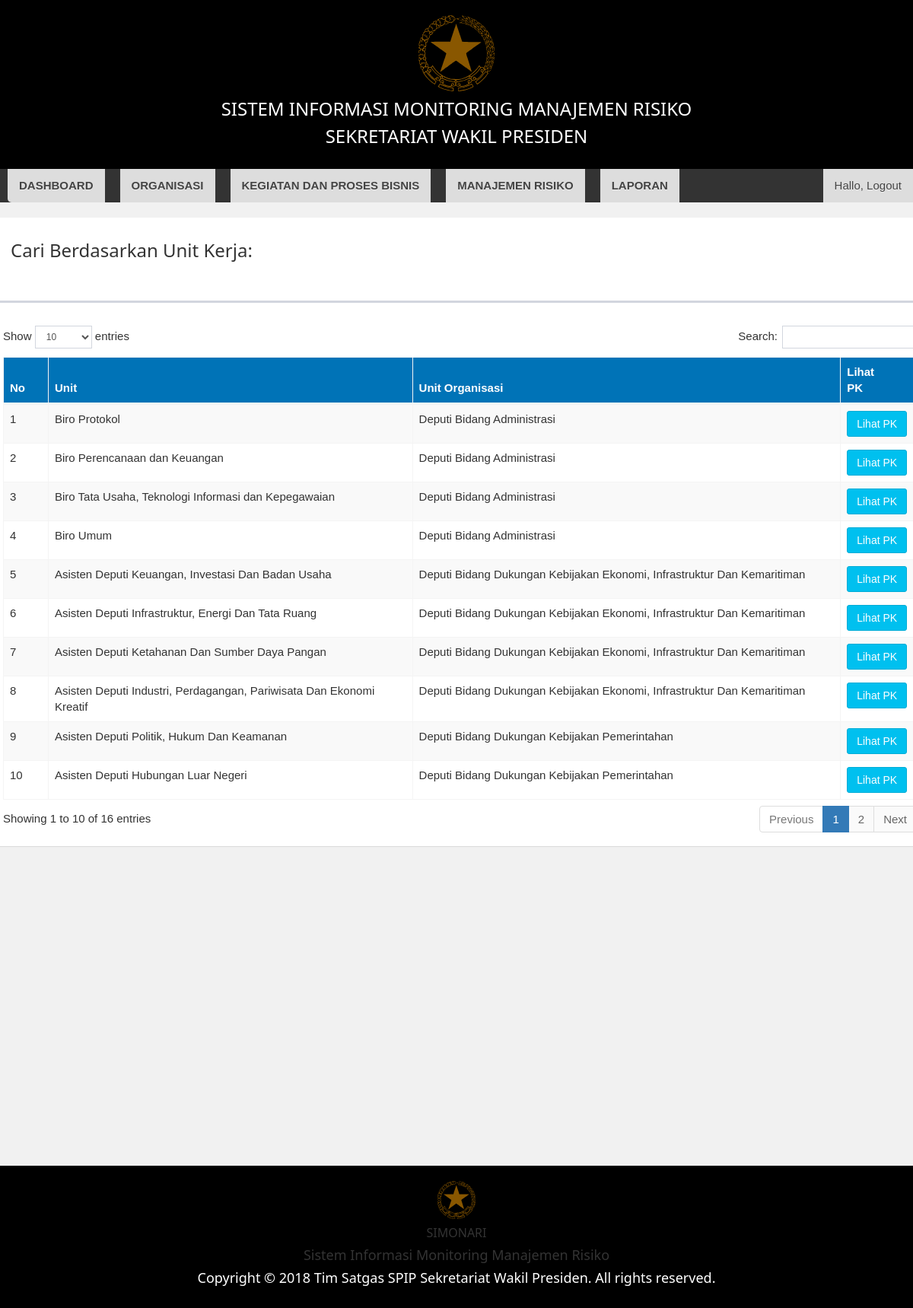
The app's page /index.php/admin/kegiatanprosesbisnis with its own data.
### tables this page shows
CREATE TABLE `tbl_unit_kerja` (
  `id_unit` int(11) NOT NULL,
  `nama_unit` varchar(225) NOT NULL,
  `sasaran` text NOT NULL,
  `iku` text NOT NULL,
  `id_unor` int(11) NOT NULL
);

CREATE TABLE `tbl_unit_org` (
  `id_unor` int(11) NOT NULL,
  `nama_unor` varchar(256) NOT NULL
);

### application/controllers/admin/Kegiatanprosesbisnis.php (called while the page is built, shortened)
<?php
class Kegiatanprosesbisnis extends CI_Controller{
  public function __construct()
  {
    $this->load->model('admin/m_unit');
    $this->load->model('admin/m_organisasi');
    $this->load->model('admin/m_prosesbisnis');
    $this->load->model('core/m_core');
    $this->load->model('admin/m_core');
  }
  function index()
  {
    $data['title'] = 'Kegiatan Dan Proses Bisnis | Simonari';
    $this->load->view('admin/include/header', $data);
    $data['show']     = $this->m_organisasi->getorganisasiunit()->result();
    $data['showunit'] = $this->m_unit->getAllunit()->result();
    $this->load->view('admin/kegiatanproses/v_kegiatanproses', $data);
    $this->load->view('admin/include/footer');
  }
}

### index.php (called while the page is built, shortened)
<?php
require_once BASEPATH.'core/CodeIgniter.php';

### application/models/admin/M_organisasi.php (called while the page is built, shortened)
<?php
class M_organisasi extends CI_Model{
  function getorganisasiunit()
  {
    $this->db->select('*');
    $this->db->from('tbl_unit_kerja');
    $this->db->join('tbl_unit_org','tbl_unit_org.id_unor = tbl_unit_kerja.id_unor');
    $this->db->order_by('tbl_unit_org.nama_unor', 'ASC');
    return $this->db->get();
  }
}

### application/views/admin/kegiatanproses/v_kegiatanproses.php (the view, shortened to what this page needs)
<div class="row">
  <div class="contentKegiatan">
    <div class="card">
      <h3 style="float:center">Cari Berdasarkan Unit Kerja:</h3>
      <br>
         </div>
         <div class="box">
                 <div class="box-header">
                 </div>
                 <div class="box-body">
                    <table id="example1" class="table table-bordered table-striped table-hover">
                      <thead>
                  <tr class="bg-blue">
                    <th>No</th>
                    <th>Unit</th>
                    <th>Unit Organisasi</th>
                    <th>Lihat PK</th>
                  </tr>
              </thead>
              <tbody>
                <?php
                $no = 1;
                foreach($show as $keyunit):?>
                <tr>
                  <td><?= $no++ ?></td>
                  <td><?= $keyunit->nama_unit ?></td>
                  <td><?= $keyunit->nama_unor ?></td>
                  <td>
                    <a href="<?= base_url('admin/kegiatanprosesbisnis/lihatpk/'.$keyunit->id_unit) ?>" class="btn btn-info">Lihat PK</a>
                  </td>
                </tr>
               <?php endforeach ?>
              </tbody>
            </table>
          </div>
          </div>
        </div>

### application/views/admin/include/header.php (shortened to what this page needs)
<!DOCTYPE html>
<html xmlns="http://www.w3.org/1999/xhtml">
<head>
  <link rel="stylesheet" href="<?= base_url().'assets1/css/bootstrap.min.css'?> ">
  <link rel="stylesheet" href="<?= base_url().'assets1/css/font-awesome.min.css'?>">
  <link rel="stylesheet" href="<?= base_url().'assets1/css/AdminLTE.min.css' ?>">
  <link rel="stylesheet" href="<?= base_url().'assets1/css/_all-skins.min.css' ?>">
  <link rel="stylesheet" href="<?= base_url().'assets1/datatables.net-bs/css/dataTables.bootstrap.min.css' ?>">
  <link rel="stylesheet" href="https://cdnjs.cloudflare.com/ajax/libs/font-awesome/4.7.0/css/font-awesome.min.css">
  <link rel="stylesheet" href="<?= base_url().'assets1/css/w3.css' ?>">
</head>
<body>
  <div class="header w3-white w3-black">
    <img src="<?= base_url().'images/logo.svg' ?> " width="100px" alt="">
    <h3>SISTEM INFORMASI MONITORING MANAJEMEN RISIKO</h3>
    <h3>SEKRETARIAT WAKIL PRESIDEN</h3>
  </div>
<div id='crouton'>
<ul>
  <div class="topnav">
    <li><a href="<?= base_url('admin/dashboard') ?>"><b>DASHBOARD</b></a></li>
    <li><a href="<?= base_url('admin/organisasi?organisasi') ?>"><b>ORGANISASI</b></a></li>
    <li><a href="<?= base_url('admin/Kegiatanprosesbisnis') ?> "><b>KEGIATAN DAN PROSES BISNIS</b></a></li>
    <li><a href="<?= base_url('admin/Manajementrisk') ?>"><b>MANAJEMEN RISIKO</b></a></li>
    <li><a href="<?= base_url('admin/laporan') ?>"><b>LAPORAN</b></a></li>
    <a onclick="return confirm('Anda Yakin Ingin Keluar ?')" href="<?= base_url('admin/login/logout') ?>" style="float:right">Hallo, <?= $this->session->userdata('username') ?> Logout</a>
  </div>
</ul>
</div>

### application/views/admin/include/footer.php (shortened to what this page needs)
</div>
<div class="footer">
  <img src="<?= base_url('images/logo.svg')  ?>" width="50px" alt="setwapres"><br>
  <h6>SIMONARI</h6>
  <h5>Sistem Informasi Monitoring Manajemen Risiko</h5>
  <h5 class="w3-text-white" >Copyright © 2018 Tim Satgas SPIP Sekretariat Wakil Presiden. All rights reserved. </h5>
</div>
</body>
</html>

### assets1/css/w3.css (style rules this page uses)
html { box-sizing:border-box }
*,*:before,*:after { box-sizing:inherit }
html { -ms-text-size-adjust:100%;-webkit-text-size-adjust:100% }
body { margin:0 }
a { background-color:transparent;-webkit-text-decoration-skip:objects }
img { border-style:none }
html,body { font-family:Verdana,sans-serif;font-size:15px;line-height:1.5 }
html { overflow-x:hidden }
h3 { font-size:24px }
h5 { font-size:18px }
h6 { font-size:16px }
h1,h2,h3,h4,h5,h6 { font-family:"Segoe UI",Arial,sans-serif;font-weight:400;margin:10px 0 }
img { vertical-align:middle }
a { color:inherit }
.w3-white,.w3-hover-white:hover { color:#000!important;background-color:#fff!important }
.w3-black,.w3-hover-black:hover { color:#fff!important;background-color:#000!important }
.w3-text-white,.w3-hover-text-white:hover { color:#fff!important }

### application/views/admin/include/header.php (style rules this page uses)
* { box-sizing: border-box; }
body { font-family: Arial; padding: 0px; background: #f1f1f1; }
.header { padding: 20px; text-align: center; background: black; }
.topnav { overflow: hidden; background-color: #333; }
.topnav a { float: left; display: block; color: #f2f2f2; text-align: center; padding: 14px 16px; text-decoration: none; }
.contentKegiatan { float: left; width: 100%; background-color: #f1f1f1; padding-left: 9px; }
.card { background-color: white; padding: 20px; margin-top: 20px; }
.row:after { content: ""; display: table; clear: both; }
.footer { padding: 20px; text-align: center; background: black; margin-top: 400px; }
#crouton ul { margin: 0; padding: 0; overflow: hidden; width: 100%; list-style: none; }
#crouton li { float: left; margin: 0 10px; }
#crouton a { background: #ddd; padding: .7em 1em; float: left; text-decoration: none; color: #444; text-shadow: 0 1px 0 rgba(255,255,255,.5); position: relative; }
#crouton li:first-child a { border-bottom-left-radius: 5px; }
#crouton li:not(:first-child) > a::before { content: ''; position: absolute; top: 50%; margin-top: -1.5em; border-width: 1.5em 0 1.5em 1em; border-color: #ddd #ddd #ddd transparent; left: -1em; }
#crouton li:not(:last-child) > a::after { content: ''; position: absolute; top: 50%; margin-top: -1.5em; right: -1em; }

### records on screen
tbl_unit_kerja: nama_unit "Biro Protokol", id_unor.nama_unor "Deputi Bidang Administrasi"
tbl_unit_kerja: nama_unit "Biro Perencanaan dan Keuangan", id_unor.nama_unor "Deputi Bidang Administrasi"
tbl_unit_kerja: nama_unit "Biro Tata Usaha, Teknologi Informasi dan Kepegawaian", id_unor.nama_unor "Deputi Bidang Administrasi"
tbl_unit_kerja: nama_unit "Biro Umum", id_unor.nama_unor "Deputi Bidang Administrasi"
tbl_unit_kerja: nama_unit "Asisten Deputi Keuangan, Investasi Dan Badan Usaha", id_unor.nama_unor "Deputi Bidang Dukungan Kebijakan Ekonomi, Infrastruktur Dan Kemaritiman"
tbl_unit_kerja: nama_unit "Asisten Deputi Infrastruktur, Energi Dan Tata Ruang", id_unor.nama_unor "Deputi Bidang Dukungan Kebijakan Ekonomi, Infrastruktur Dan Kemaritiman"
tbl_unit_kerja: nama_unit "Asisten Deputi Ketahanan Dan Sumber Daya Pangan", id_unor.nama_unor "Deputi Bidang Dukungan Kebijakan Ekonomi, Infrastruktur Dan Kemaritiman"
tbl_unit_kerja: nama_unit "Asisten Deputi Industri, Perdagangan, Pariwisata Dan Ekonomi Kreatif", id_unor.nama_unor "Deputi Bidang Dukungan Kebijakan Ekonomi, Infrastruktur Dan Kemaritiman"
tbl_unit_kerja: nama_unit "Asisten Deputi Politik, Hukum Dan Keamanan", id_unor.nama_unor "Deputi Bidang Dukungan Kebijakan Pemerintahan"
tbl_unit_kerja: nama_unit "Asisten Deputi Hubungan Luar Negeri", id_unor.nama_unor "Deputi Bidang Dukungan Kebijakan Pemerintahan"
